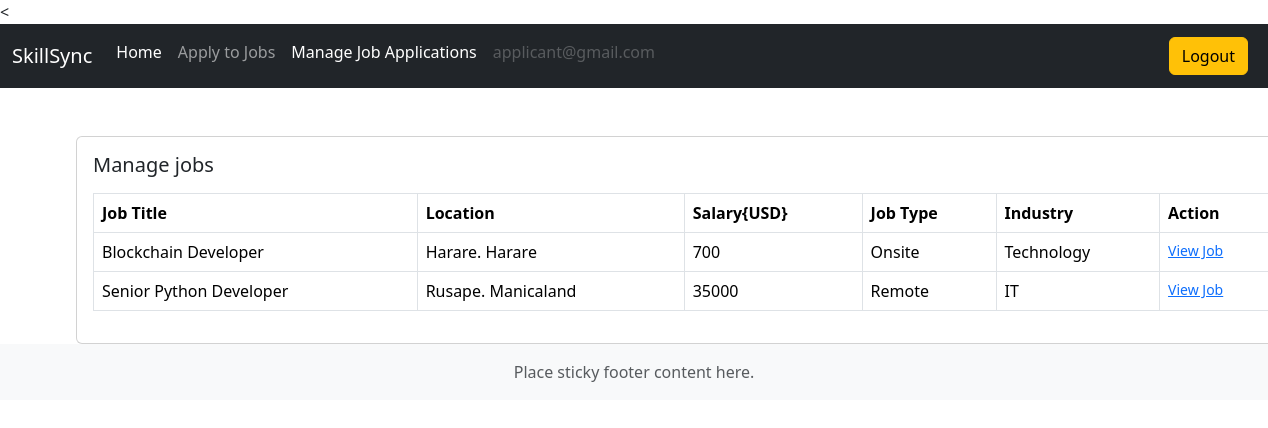
Page /job/applied-jobs (signed in) on the committed database.
### users/models.py (models this page shows)
class User(AbstractUser):
 email = models.EmailField(unique= True)
 is_recruiter = models.BooleanField(default=False)
 is_applicant = models.BooleanField(default=False)
 has_resume = models.BooleanField(default=False)
 has_company = models.BooleanField(default=False)

### job/models.py (models this page shows, shortened)
class ApplyJob(models.Model):
    status_choices = (
        ('Accepted', 'Accepted'),
        ('Declined', 'Declined'),
        ('Pending', 'Pending')
    )
    user = models.ForeignKey(User, on_delete=models.CASCADE)
    job = models.ForeignKey(Job, on_delete = models.CASCADE)
    timestamp = models.DateTimeField(auto_now_add=True)
    status = models.CharField(max_length=20, choices = status_choices)

class Job(models.Model):
    job_type_choices = (
        ('Remote','Remote'),
        ('Onsite','Onsite'),
        ('Hybrid','Hybrid')
    )
    user = models.ForeignKey(User, on_delete = models.CASCADE)
    company = models.ForeignKey(Company, on_delete = models.CASCADE)
    title = models.CharField(max_length=100)
    city = models.CharField(max_length= 100)
    salary = models.PositiveIntegerField(default =35000 )
    requirements = models.TextField()
    ideal_candidate = models.TextField()
    is_available = models.BooleanField(default=True) # if job is available or not
    timestamp = models.DateTimeField(auto_now_add=True)
    industry = models.ForeignKey(Industry, on_delete = models.DO_NOTHING, null = True, blank = True)
    province = models.ForeignKey(Province, on_delete= models.DO_NOTHING, null = True, blank= True)
    job_type = models.CharField(max_length=20, choices = job_type_choices, null = True, blank = True)

class Province(models.Model):
    name = models.CharField(max_length=100)
    def __str__(self):
        return self.name

class Industry(models.Model):
    name = models.CharField(max_length=100)
    def __str__(self):
        return self.name

### job/views.py (the view)
# urls.py: path('applied-jobs',views.applied_jobs, name ='applied-jobs')
def applied_jobs(request):
    jobs = ApplyJob.objects.filter(user = request.user)
    context ={'jobs':jobs}
    return render(request,'job/applied_job.html',context)

### templates/job/applied_job.html
<{% extends 'base.html'%}
{%block content%}
<div  class="card mx-auto" style="width:76rem;">
    <div class="card-body">
      <h5 class = "card-title mb-3">Manage jobs</h5>
        <table class="table table-bordered">
          <thead>
          <tr>
     <th scope="col">Job Title</th>
        <th scope="col">Location</th>
          <th scope="col">Salary{USD}</th>
             <th scope="col">Job Type</th>
                   <th scope="col">Industry</th>
                        <th scope="col">Action</th>
          </tr>
        </thead>
        <tbody>
          {% for job in jobs %}
          <tr>
            <td>{{job.job.title}}</td>
            <td>{{job.job.city}}. {{job.job.province}}</td>
            <td>{{job.job.salary}}</td>
            <td>{{job.job.job_type}}</td>
            <td>{{job.job.industry}}</td>
            <td><a href="{% url 'job-details' job.job.pk %}"><small>View Job</small></a></td>
          </tr>
          {% endfor %}
        </tbody>
      </table>
    </div>
    </div>
{% endblock content%}

### templates/base.html (shortened to what this page needs)
<!DOCTYPE html>
<html lang="en">
<head>
    <link rel="stylesheet" href="https://cdnjs.cloudflare.com/ajax/libs/font-awesome/5.15.4/css/all.min.css">
    <link href="https://cdn.jsdelivr.net/npm/bootstrap@5.3.2/dist/css/bootstrap.min.css" rel="stylesheet">
</head>
<body>
    <nav class="navbar navbar-expand-lg navbar-dark bg-dark">
        <div class="container-fluid">
            <a class="navbar-brand" href="{% url 'home'%}">SkillSync</a>
            <div class="collapse navbar-collapse" id="navbarSupportedContent" >
                {% if request.user.is_authenticated%}
                {% if request.user.is_applicant %}
                <ul class="navbar-nav me-auto mb-2 mb-lg0">
                    <li class="nav-item"><a class="nav-link active" aria-current="page" href="#">Home</a>
                    </li>
                    {% if request.user.has_resume%}
                    <li class="nav-item">
                        <a class="nav-link " href="{% url 'job-listing' %}">Apply to Jobs</a>
                    </li>
                    <li class="nav-item"><a class="nav-link active" aria-current="page" href="{% url 'applied-jobs' %}">Manage Job Applications</a>
                    </li>
                    {% else %}
                    <li class="nav-item">
                        <a class="nav-link " href="{% url 'update-resume' %}">Create Profile</a>
                    {% endif %}
                    <li class="nav-item">
                        <a class="nav-link disabled" href="a" tabindex="-1" aria-disabled="true">{{request.user.email}}</a>
                    </li>
                </ul>
                <a href="{%url 'logout'%}" class="btn btn-warning me-2 ">Logout</a>
                {% elif request.user.is_recruiter%}
                <ul class="navbar-nav me-auto mb-2 mb-lg0">
                    <li class="nav-item"><a class="nav-link active" aria-current="page" href="a">Home</a>
                    </li>
                    {% if request.user.has_company  %}
                    <li class="nav-item">
                        <a class="nav-link " href="{%url 'create-job'%}">Create Ads</a>
                    </li>
                    <li class="nav-item">
                        <a class="nav-link " href="{%url 'manage-jobs'%}">Manage Jobs</a>
                    </li>
                    {% else %}
                    <li class="nav-item">
                        <a class="nav-link " href="{%url 'update_company'% }">Create Company</a>
                    </li>
                    {% endif %}
                <li class="nav-item">
                    <a class="nav-link disabled" href="a" tabindex="-1" aria-disabled="true">{{request.user.email}}</a>
                </li>
                </ul>
                <a href="{%url 'logout'%}" class="btn btn-warning me-2 ">Logout</a>
                {% endif %}
                {% else  %}
                <ul class="navbar-nav me-auto mb-2 mb-lg0">
                    <li class="nav-item">
                        <a class="nav-link active" aria-current="page" href="{% url 'job-listing' %}">All Jobs</a>
                    </li>
                        </ul>
                {%endif%}
            </div>
        </div>
    </nav>
    <div class="container mt-5">
        {% block content%}
        {% endblock content%}
    </div>
<footer class="footer mt-auto py-3 bg-light">
    <div class="container-fluid text-center ">
      <span class="text-muted">Place sticky footer content here.</span>
    </div>
</footer>
</body>
</html>

### rows in the picture
User: user.email "applicant@gmail.com"
ApplyJob: job "Blockchain Developer", job.city "Harare", job.province "Harare", job.salary "700", job.job_type "Onsite", job.industry "Technology"
ApplyJob: job "Senior Python Developer", job.city "Rusape", job.province "Manicaland", job.salary "35000", job.job_type "Remote", job.industry "IT"
